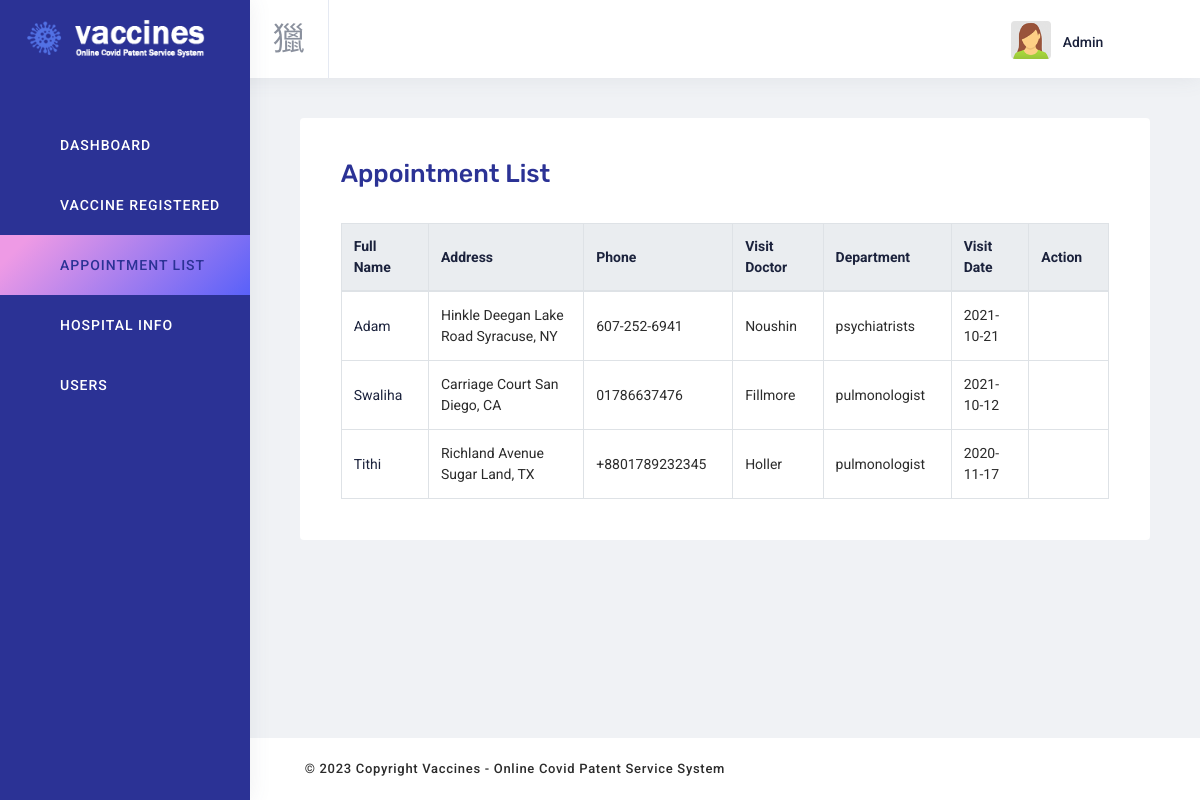
The app's page /admin/appointment-table.php (signed in) with its own data.
### tables this page shows
CREATE TABLE `appointment` (
  `appointment_id` int(50) NOT NULL,
  `fullname` varchar(50) NOT NULL,
  `address` varchar(50) NOT NULL,
  `phone` varchar(50) NOT NULL,
  `visit_doctor` varchar(50) NOT NULL,
  `department` varchar(50) NOT NULL,
  `vdate` date DEFAULT NULL
);

### admin/appointment-table.php (the view, shortened to what this page needs)
<?php $page = 'appointment-table';
include 'inc/header.php';
?>
<div class="content-wrapper vac_reg_table">
    <div class="content">
        <div class="row">
            <div class="col-md-12 col-sm-12">
                <div class="card">
                    <div class="card-body">
                        <div class="card-header m-b-25">
                            <h3 class="font-primary text-center"> Appointment List </h3>
                        </div>
                        <div class="table-responsive">
                            <?php
              include "inc/connection.php";
              $query = "SELECT * FROM appointment ORDER BY appointment_id DESC";
              $result = mysqli_query($connection,$query) or die("Failed");
              $count = mysqli_num_rows($result);
                          if($count > 0){ ?>
                            <table class="mb-0 table table-bordered">
                                <thead>
                                    <tr class="heading">
                                        <th scope="col">Full Name</th>
                                        <th scope="col"> Address </th>
                                        <th scope="col"> Phone </th>
                                        <th scope="col"> Visit Doctor </th>
                                        <th scope="col"> Department </th>
                                        <th class="col-1" scope="col"> Visit Date </th>
                                        <?php if($_SESSION['role'] == 1){  ?>
                                        <th>Action</th>
                                        <?php } ?>
                                    </tr>
                                </thead>
                                <tbody>
                                    <?php
                    while($row = mysqli_fetch_assoc($result)){
                ?>
                                    <tr>
                                        <td class="col-1"><?php echo $row['fullname']; ?></td>
                                        <td class="col-2"><?php echo $row['address']; ?></td>
                                        <td class="col-1"><?php echo $row['phone']; ?></td>
                                        <td class="col-1"><?php echo $row['visit_doctor']; ?></td>
                                        <td class="col-1"><?php echo $row['department']; ?></td>
                                        <td class="col-1"><?php echo $row['vdate']; ?></td>
                                        <?php if($_SESSION['role'] == 1){  ?>
                                        <td class="col-1">
                                        </td>
                                        <?php } ?>
                                    </tr>
                                    <?php
                    }
                ?>
                                </tbody>
                                <?php
            }else{
                echo "No Data";
        }
        ?>
                            </table>
                        </div>
                    </div>
                </div>
            </div>
        </div>
    </div>
</div>
<?php include 'inc/footer.php'; ?>

### admin/assets/css/style.css (style rules this page uses)
.card-header { display: flex; justify-content: space-between; flex-wrap: wrap; }
.card-header h3 { font-size: 25px; }
.table-responsive { display: block; width: 100%; overflow-x: auto; }
.table td { padding-top: 13px; padding-bottom: 13px; vertical-align: middle; }
.heading th { background: #EAEDF0; vertical-align: middle; }
.table thead th { vertical-align: middle; }

### records on screen
appointment: fullname "Adam", address "Hinkle Deegan Lake Road Syracuse, NY", phone "607-252-6941", visit_doctor "Noushin", department "psychiatrists", vdate "2021-10-21"
appointment: fullname "Swaliha", address "Carriage Court San Diego, CA", phone "01786637476", visit_doctor "Fillmore", department "pulmonologist", vdate "2021-10-12"
appointment: fullname "Tithi", address "Richland Avenue Sugar Land, TX", phone "+8801789232345", visit_doctor "Holler", department "pulmonologist", vdate "2020-11-17"

### other values on screen
$_SESSION['username'] "Admin"
